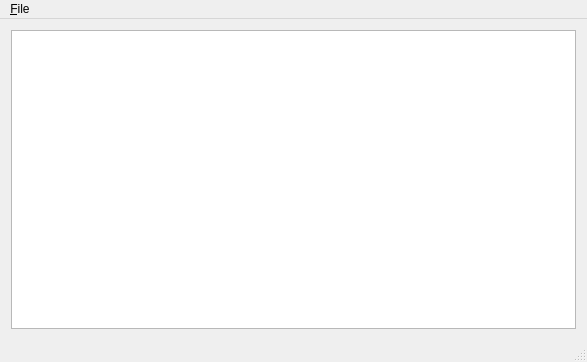
<?xml version="1.0" encoding="UTF-8"?>
<ui version="4.0">
 <class>Notepad</class>
 <widget class="QMainWindow" name="Notepad">
  <property name="geometry">
   <rect>
    <x>0</x>
    <y>0</y>
    <width>587</width>
    <height>362</height>
   </rect>
  </property>
  <property name="windowTitle">
   <string>Notepad</string>
  </property>
  <widget class="QWidget" name="centralWidget">
   <layout class="QVBoxLayout" name="verticalLayout">
    <item>
     <widget class="QTextEdit" name="textEdit"/>
    </item>
   </layout>
  </widget>
  <widget class="QStatusBar" name="statusBar"/>
  <widget class="QMenuBar" name="menuBar">
   <property name="geometry">
    <rect>
     <x>0</x>
     <y>0</y>
     <width>587</width>
     <height>22</height>
    </rect>
   </property>
   <property name="defaultUp">
    <bool>false</bool>
   </property>
   <property name="nativeMenuBar">
    <bool>true</bool>
   </property>
   <widget class="QMenu" name="menu_File">
    <property name="title">
     <string>&amp;File</string>
    </property>
    <addaction name="actionNew"/>
    <addaction name="separator"/>
    <addaction name="actionopenFile"/>
   </widget>
   <addaction name="menu_File"/>
  </widget>
  <action name="actionNew">
   <property name="icon">
    <iconset>
     <normaloff>icons/new_file.png</normaloff>icons/new_file.png</iconset>
   </property>
   <property name="text">
    <string>New</string>
   </property>
   <property name="toolTip">
    <string>Start a new file</string>
   </property>
  </action>
  <action name="actionExit">
   <property name="icon">
    <iconset>
     <normaloff>icons/application_exit.png</normaloff>icons/application_exit.png</iconset>
   </property>
   <property name="text">
    <string>Exit</string>
   </property>
   <property name="toolTip">
    <string>Close</string>
   </property>
   <property name="iconVisibleInMenu">
    <bool>false</bool>
   </property>
  </action>
  <action name="actionopenFile">
   <property name="icon">
    <iconset>
     <normaloff>icons/open_folder_yellow.png</normaloff>icons/open_folder_yellow.png</iconset>
   </property>
   <property name="text">
    <string>open</string>
   </property>
   <property name="toolTip">
    <string>Open existing file</string>
   </property>
  </action>
 </widget>
 <layoutdefault spacing="6" margin="11"/>
 <resources/>
 <connections/>
</ui>
